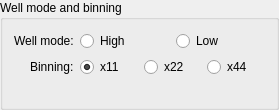
<?xml version="1.0" encoding="UTF-8"?>
<ui version="4.0">
 <class>Form</class>
  <widget class="QGroupBox" name="groupBox_7">
   <property name="geometry">
    <rect>
     <x>40</x>
     <y>100</y>
     <width>279</width>
     <height>110</height>
    </rect>
   </property>
   <property name="title">
    <string>Well mode and binning</string>
   </property>
   <layout class="QFormLayout" name="formLayout_5">
    <property name="labelAlignment">
     <set>Qt::AlignRight|Qt::AlignTrailing|Qt::AlignVCenter</set>
    </property>
    <item row="1" column="1">
     <layout class="QHBoxLayout" name="horizontalLayout_8">
      <item>
       <widget class="QRadioButton" name="radioButton_5">
        <property name="text">
         <string>High</string>
        </property>
        <property name="checked">
         <bool>true</bool>
        </property>
       </widget>
      </item>
      <item>
       <widget class="QRadioButton" name="radioButton_6">
        <property name="text">
         <string>Low</string>
        </property>
       </widget>
      </item>
     </layout>
    </item>
    <item row="2" column="0">
     <widget class="QLabel" name="label_16">
      <property name="text">
       <string>Binning:</string>
      </property>
     </widget>
    </item>
    <item row="2" column="1">
     <layout class="QHBoxLayout" name="horizontalLayout_9">
      <item>
       <widget class="QRadioButton" name="radioButton_7">
        <property name="text">
         <string>x11</string>
        </property>
        <property name="checked">
         <bool>true</bool>
        </property>
       </widget>
      </item>
      <item>
       <widget class="QRadioButton" name="radioButton_8">
        <property name="text">
         <string>x22</string>
        </property>
       </widget>
      </item>
      <item>
       <widget class="QRadioButton" name="radioButton_9">
        <property name="text">
         <string>x44</string>
        </property>
       </widget>
      </item>
     </layout>
    </item>
    <item row="1" column="0">
     <widget class="QLabel" name="label_15">
      <property name="text">
       <string>Well mode:</string>
      </property>
     </widget>
    </item>
   </layout>
  </widget>
 <resources/>
 <connections/>
</ui>
